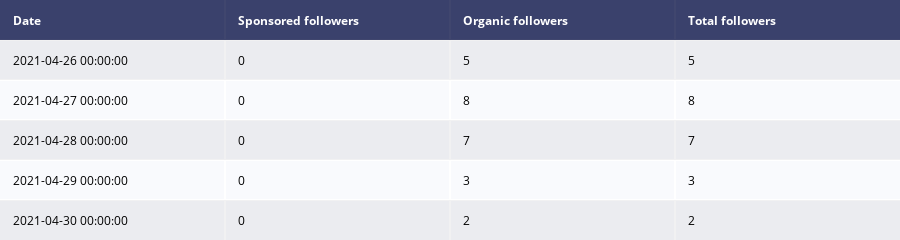

Notebook code cell kept with this figure:
### Markdown cell above
<font color=blue>**Displaying last five rows of followers**</font>

### Code cell
table = ff.create_table(followers.tail())
iplot(table)

### Figure 1 — Plotly figure (JSON) as saved in the notebook; plotly's stock layout.template omitted (floating-point values rounded to 4 significant figures)
{"data": [{"colorscale": [[0, "#00083e"], [0.5, "#ededee"], [1, "#ffffff"]], "hoverinfo": "none", "opacity": 0.75, "showscale": false, "type": "heatmap", "z": [[0, 0, 0, 0], [0.5, 0.5, 0.5, 0.5], [1, 1, 1, 1], [0.5, 0.5, 0.5, 0.5], [1, 1, 1, 1], [0.5, 0.5, 0.5, 0.5]]}], "layout": {"annotations": [{"align": "left", "font": {"color": "#ffffff"}, "showarrow": false, "text": "<b>Date</b>", "x": -0.45, "xanchor": "left", "xref": "x", "y": 0, "yref": "y"}, {"align": "left", "font": {"color": "#ffffff"}, "showarrow": false, "text": "<b>Sponsored followers</b>", "x": 0.55, "xanchor": "left", "xref": "x", "y": 0, "yref": "y"}, {"align": "left", "font": {"color": "#ffffff"}, "showarrow": false, "text": "<b>Organic followers</b>", "x": 1.55, "xanchor": "left", "xref": "x", "y": 0, "yref": "y"}, {"align": "left", "font": {"color": "#ffffff"}, "showarrow": false, "text": "<b>Total followers</b>", "x": 2.55, "xanchor": "left", "xref": "x", "y": 0, "yref": "y"}, {"align": "left", "font": {"color": "#000000"}, "showarrow": false, "text": "2021-04-26 00:00:00", "x": -0.45, "xanchor": "left", "xref": "x", "y": 1, "yref": "y"}, {"align": "left", "font": {"color": "#000000"}, "showarrow": false, "text": "0", "x": 0.55, "xanchor": "left", "xref": "x", "y": 1, "yref": "y"}, {"align": "left", "font": {"color": "#000000"}, "showarrow": false, "text": "5", "x": 1.55, "xanchor": "left", "xref": "x", "y": 1, "yref": "y"}, {"align": "left", "font": {"color": "#000000"}, "showarrow": false, "text": "5", "x": 2.55, "xanchor": "left", "xref": "x", "y": 1, "yref": "y"}, {"align": "left", "font": {"color": "#000000"}, "showarrow": false, "text": "2021-04-27 00:00:00", "x": -0.45, "xanchor": "left", "xref": "x", "y": 2, "yref": "y"}, {"align": "left", "font": {"color": "#000000"}, "showarrow": false, "text": "0", "x": 0.55, "xanchor": "left", "xref": "x", "y": 2, "yref": "y"}, {"align": "left", "font": {"color": "#000000"}, "showarrow": false, "text": "8", "x": 1.55, "xanchor": "left", "xref": "x", "y": 2, "yref": "y"}, {"align": "left", "font": {"color": "#000000"}, "showarrow": false, "text": "8", "x": 2.55, "xanchor": "left", "xref": "x", "y": 2, "yref": "y"}, {"align": "left", "font": {"color": "#000000"}, "showarrow": false, "text": "2021-04-28 00:00:00", "x": -0.45, "xanchor": "left", "xref": "x", "y": 3, "yref": "y"}, {"align": "left", "font": {"color": "#000000"}, "showarrow": false, "text": "0", "x": 0.55, "xanchor": "left", "xref": "x", "y": 3, "yref": "y"}, {"align": "left", "font": {"color": "#000000"}, "showarrow": false, "text": "7", "x": 1.55, "xanchor": "left", "xref": "x", "y": 3, "yref": "y"}, {"align": "left", "font": {"color": "#000000"}, "showarrow": false, "text": "7", "x": 2.55, "xanchor": "left", "xref": "x", "y": 3, "yref": "y"}, {"align": "left", "font": {"color": "#000000"}, "showarrow": false, "text": "2021-04-29 00:00:00", "x": -0.45, "xanchor": "left", "xref": "x", "y": 4, "yref": "y"}, {"align": "left", "font": {"color": "#000000"}, "showarrow": false, "text": "0", "x": 0.55, "xanchor": "left", "xref": "x", "y": 4, "yref": "y"}, {"align": "left", "font": {"color": "#000000"}, "showarrow": false, "text": "3", "x": 1.55, "xanchor": "left", "xref": "x", "y": 4, "yref": "y"}, {"align": "left", "font": {"color": "#000000"}, "showarrow": false, "text": "3", "x": 2.55, "xanchor": "left", "xref": "x", "y": 4, "yref": "y"}, {"align": "left", "font": {"color": "#000000"}, "showarrow": false, "text": "2021-04-30 00:00:00", "x": -0.45, "xanchor": "left", "xref": "x", "y": 5, "yref": "y"}, {"align": "left", "font": {"color": "#000000"}, "showarrow": false, "text": "0", "x": 0.55, "xanchor": "left", "xref": "x", "y": 5, "yref": "y"}, {"align": "left", "font": {"color": "#000000"}, "showarrow": false, "text": "2", "x": 1.55, "xanchor": "left", "xref": "x", "y": 5, "yref": "y"}, {"align": "left", "font": {"color": "#000000"}, "showarrow": false, "text": "2", "x": 2.55, "xanchor": "left", "xref": "x", "y": 5, "yref": "y"}], "height": 230, "margin": {"b": 0, "l": 0, "r": 0, "t": 0}, "xaxis": {"dtick": 1, "gridwidth": 2, "showticklabels": false, "tick0": -0.5, "ticks": "", "zeroline": false}, "yaxis": {"autorange": "reversed", "dtick": 1, "gridwidth": 2, "showticklabels": false, "tick0": 0.5, "ticks": "", "zeroline": false}}}
